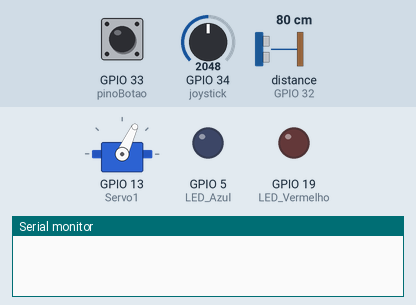
Simulated run of this sketch. Board: ESP32. Parts: servo, output pins drawn as LEDs (lit = HIGH), the last lines printed to the serial monitor. Wiring (inferred from the names in the program): ultrasonic range finder: trigger GPIO 25; echo GPIO 32. Dashed ring = blinking. The inputs (shaded band) are chosen by the test bench; at power-on: distance to the obstacle (sensor on GPIO 32) 80 cm, GPIO 33 (pinoBotao) HIGH, GPIO 34 (joystick) = 2048. The echo pulse lasts 58.3 µs per cm; pins used as bus, display or sensor lines are not drawn.

Above: at 1.2 s.
1.3 s: distance to the obstacle (sensor on GPIO 32) set to 2 cm
At 2.0 s:
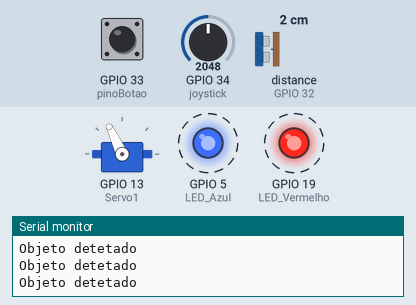
At 2.94 s:
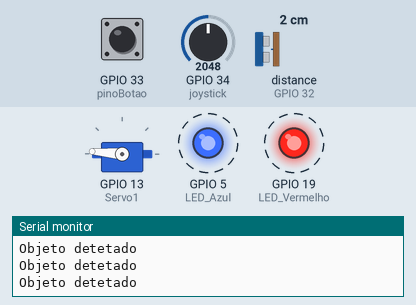
4.3 s: GPIO 33 (pinoBotao) pulled LOW for 0.15 s
At 5.09 s:
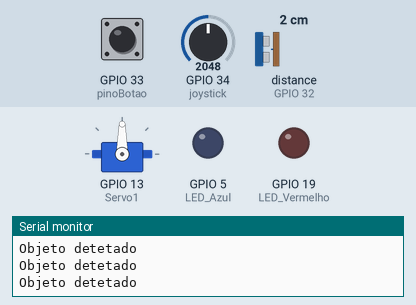
7.4 s: GPIO 33 (pinoBotao) pulled LOW for 0.15 s
At 7.86 s:
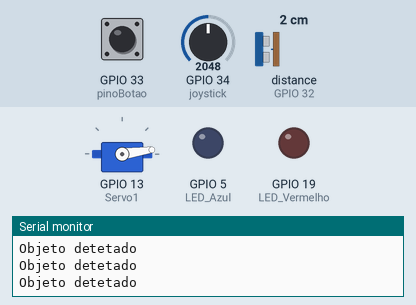
10.5 s: GPIO 33 (pinoBotao) pulled LOW for 0.15 s
13.6 s: GPIO 34 (joystick) set to 4095
16.6 s: GPIO 33 (pinoBotao) pulled LOW for 0.15 s
Timing chart, 0 to 20.7 s (numbered marks = the images above; inputs shaded):
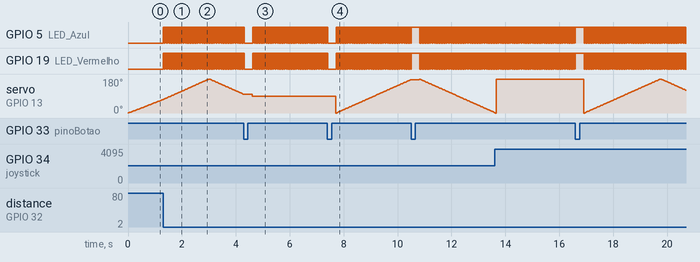

The sketch:

ODS_ESP32V1.ino
```cpp
#include <ESP32Servo.h>              //Importar biblioteca do servo ESP32,n confundir com <servo.h> (arduino)

Servo Servo1;
int Sensor_enviado = 25;
int Sensor_ECHO = 32;
int LED_Azul = 5;
int LED_Vermelho= 19;
long tempo_passado=0;
int joystick=34;                                 //Definir o servo e as variaveis globais
int pinoBotao = 33;
bool LEDS_ligado=false;

bool modoManual = false;
bool estadoBotaoAnterior = HIGH;

void setup() {
  Serial.begin(9600);
  Servo1.attach(13);                                         //Estabelecer o que é input e output e o pino do servo
  pinMode(Sensor_enviado, OUTPUT);
  pinMode(Sensor_ECHO, INPUT);
  pinMode(LED_Azul, OUTPUT);
  pinMode(LED_Vermelho , OUTPUT);
  pinMode(pinoBotao, INPUT_PULLUP);                 //Aqui usamos pullup porque é um botao, pra evitar um estado de "antena" onde o botao capta ruido quando nao pressionado
}

void loop() {
  int leituraBotao = digitalRead(pinoBotao);

  if (leituraBotao == LOW && estadoBotaoAnterior == HIGH) {          //Se nao clicarmos, nao acontece nada(modo automatico)
    modoManual = !modoManual;
    delay(300);
  }
  estadoBotaoAnterior = leituraBotao;

  if (modoManual == true) {
    int valorLido = analogRead(joystick);                           //Se clicarmos no botao lemos o valor do joystick e movemos o servo pra essa posiçao
    int angulo = map(valorLido, 0, 4095, 0, 180);
    Servo1.write(angulo);
    delay(15);
    SinalSensor();
  }
  else {
    for(int pos=0; pos<=180; pos+=1){
      if(digitalRead(pinoBotao) == LOW) {                        //Definiçao do modo automatico do servo, modo varredura
        modoManual = true;
        delay(300);
        break;
      }
      Servo1.write(pos);
      delay(15);
      SinalSensor();
    }

    for(int pos=180; pos>=0; pos-=1){
      if(digitalRead(pinoBotao) == LOW) {
        modoManual = true;
        delay(300);
        break;
      }
      Servo1.write(pos);
      delay(15);
      SinalSensor();
    }
  }
}

void SinalSensor() {                                        //Defenir a funçao do sensor, sensor a low, espera 2 micro envia sinal, espera 10 micro, vai a low e repete dentro dos loops
  digitalWrite(Sensor_enviado, LOW);
  delayMicroseconds(2);
  digitalWrite(Sensor_enviado, HIGH);
  delayMicroseconds(10);
  digitalWrite(Sensor_enviado, LOW);

  long duracao=pulseIn(Sensor_ECHO, HIGH, 3000);              //Determina quanto tempo espera pelo sinal q enviou, quanto tempo espera pra "ouvir"

  if (duracao > 0 && duracao < 2000 && LEDS_ligado==false){
    Serial.println("Objeto detetado");
    digitalWrite(LED_Azul, HIGH);                                            //Se as leds tiverem apagadas e a duraçao indicar um objeto a pouca distancia=>ligar as leds
    digitalWrite(LED_Vermelho, HIGH);
    tempo_passado=millis();                                               //Usamos millis() pra começar a contar o tempo em q ligamos as LEDS, e pra evitar
    LEDS_ligado=true;                                                     //que o servo páre ou seja ruidoso quando deteta algo(como seria no delay())
  }
  if (LEDS_ligado==true){
    if (millis()-tempo_passado>=20){                                        //Se os leds tiverem ligados e a diferenaç entre o tempo passado e a contagem for maior q X, desligar as Leds
      digitalWrite(LED_Azul , LOW);
      digitalWrite(LED_Vermelho, LOW);
      tempo_passado=0;
      LEDS_ligado=false;
    }
  }
}
```

Measured:
- after the input at 1.3 s, GPIO 5 (LED_Azul), GPIO 19 (LED_Vermelho): alternates HIGH for 0.03 s and LOW for 0.02 s, starting at once
